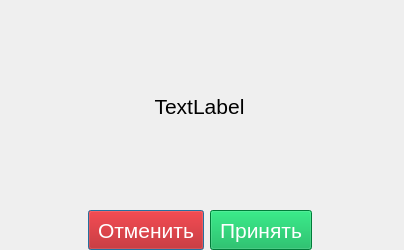
<?xml version="1.0" encoding="UTF-8"?>
<ui version="4.0">
 <class>wConfirm</class>
 <widget class="QDialog" name="wConfirm">
  <property name="geometry">
   <rect>
    <x>0</x>
    <y>0</y>
    <width>404</width>
    <height>250</height>
   </rect>
  </property>
  <property name="windowTitle">
   <string>Dialog</string>
  </property>
  <widget class="QWidget" name="gridLayoutWidget">
   <property name="geometry">
    <rect>
     <x>9</x>
     <y>9</y>
     <width>381</width>
     <height>261</height>
    </rect>
   </property>
   <layout class="QGridLayout" name="gridLayout">
    <item row="5" column="0" colspan="2">
     <spacer name="verticalSpacer_2">
      <property name="orientation">
       <enum>Qt::Vertical</enum>
      </property>
      <property name="sizeType">
       <enum>QSizePolicy::Fixed</enum>
      </property>
      <property name="sizeHint" stdset="0">
       <size>
        <width>20</width>
        <height>20</height>
       </size>
      </property>
     </spacer>
    </item>
    <item row="3" column="0" colspan="2">
     <spacer name="verticalSpacer_3">
      <property name="orientation">
       <enum>Qt::Vertical</enum>
      </property>
      <property name="sizeHint" stdset="0">
       <size>
        <width>20</width>
        <height>40</height>
       </size>
      </property>
     </spacer>
    </item>
    <item row="0" column="0" colspan="2">
     <spacer name="verticalSpacer">
      <property name="orientation">
       <enum>Qt::Vertical</enum>
      </property>
      <property name="sizeHint" stdset="0">
       <size>
        <width>20</width>
        <height>40</height>
       </size>
      </property>
     </spacer>
    </item>
    <item row="4" column="0" colspan="2">
     <layout class="QHBoxLayout" name="horizontalLayout">
      <item>
       <spacer name="horizontalSpacer">
        <property name="orientation">
         <enum>Qt::Horizontal</enum>
        </property>
        <property name="sizeHint" stdset="0">
         <size>
          <width>40</width>
          <height>20</height>
         </size>
        </property>
       </spacer>
      </item>
      <item>
       <widget class="QPushButton" name="cancelBtn">
        <property name="minimumSize">
         <size>
          <width>0</width>
          <height>40</height>
         </size>
        </property>
        <property name="font">
         <font>
          <pointsize>16</pointsize>
         </font>
        </property>
        <property name="styleSheet">
         <string notr="true">background-color: rgb(187, 2, 0);
color: rgb(255, 255, 255);</string>
        </property>
        <property name="text">
         <string> Отменить </string>
        </property>
       </widget>
      </item>
      <item>
       <widget class="QPushButton" name="okBtn">
        <property name="minimumSize">
         <size>
          <width>100</width>
          <height>40</height>
         </size>
        </property>
        <property name="baseSize">
         <size>
          <width>0</width>
          <height>0</height>
         </size>
        </property>
        <property name="font">
         <font>
          <pointsize>16</pointsize>
         </font>
        </property>
        <property name="autoFillBackground">
         <bool>false</bool>
        </property>
        <property name="styleSheet">
         <string notr="true">background-color: rgb(0, 175, 80);
color: rgb(255, 255, 255);</string>
        </property>
        <property name="text">
         <string> Принять </string>
        </property>
       </widget>
      </item>
      <item>
       <spacer name="horizontalSpacer_2">
        <property name="orientation">
         <enum>Qt::Horizontal</enum>
        </property>
        <property name="sizeHint" stdset="0">
         <size>
          <width>40</width>
          <height>20</height>
         </size>
        </property>
       </spacer>
      </item>
     </layout>
    </item>
    <item row="2" column="0" colspan="2">
     <layout class="QHBoxLayout" name="horizontalLayout_2">
      <item>
       <spacer name="horizontalSpacer_4">
        <property name="orientation">
         <enum>Qt::Horizontal</enum>
        </property>
        <property name="sizeType">
         <enum>QSizePolicy::Fixed</enum>
        </property>
        <property name="sizeHint" stdset="0">
         <size>
          <width>40</width>
          <height>20</height>
         </size>
        </property>
       </spacer>
      </item>
      <item>
       <widget class="QLabel" name="label">
        <property name="sizePolicy">
         <sizepolicy hsizetype="Expanding" vsizetype="Preferred">
          <horstretch>0</horstretch>
          <verstretch>0</verstretch>
         </sizepolicy>
        </property>
        <property name="font">
         <font>
          <pointsize>16</pointsize>
         </font>
        </property>
        <property name="text">
         <string>TextLabel</string>
        </property>
        <property name="alignment">
         <set>Qt::AlignCenter</set>
        </property>
       </widget>
      </item>
      <item>
       <spacer name="horizontalSpacer_3">
        <property name="orientation">
         <enum>Qt::Horizontal</enum>
        </property>
        <property name="sizeType">
         <enum>QSizePolicy::Fixed</enum>
        </property>
        <property name="sizeHint" stdset="0">
         <size>
          <width>40</width>
          <height>20</height>
         </size>
        </property>
       </spacer>
      </item>
     </layout>
    </item>
   </layout>
  </widget>
 </widget>
 <resources/>
 <connections/>
</ui>
